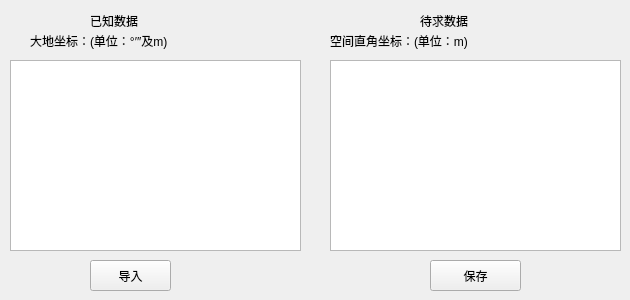
    <widget class="QWidget" name="page_2">
     <widget class="QLabel" name="label_22">
      <property name="geometry">
       <rect>
        <x>90</x>
        <y>10</y>
        <width>54</width>
        <height>21</height>
       </rect>
      </property>
      <property name="text">
       <string>已知数据</string>
      </property>
     </widget>
     <widget class="QLabel" name="label_23">
      <property name="geometry">
       <rect>
        <x>420</x>
        <y>10</y>
        <width>81</width>
        <height>21</height>
       </rect>
      </property>
      <property name="text">
       <string>待求数据</string>
      </property>
     </widget>
     <widget class="QLabel" name="label_24">
      <property name="geometry">
       <rect>
        <x>30</x>
        <y>30</y>
        <width>191</width>
        <height>21</height>
       </rect>
      </property>
      <property name="text">
       <string>大地坐标：(单位：°′″及m)</string>
      </property>
     </widget>
     <widget class="QLabel" name="label_25">
      <property name="geometry">
       <rect>
        <x>330</x>
        <y>30</y>
        <width>181</width>
        <height>21</height>
       </rect>
      </property>
      <property name="text">
       <string>空间直角坐标：(单位：m)</string>
      </property>
     </widget>
     <widget class="QPushButton" name="importBtn1">
      <property name="geometry">
       <rect>
        <x>90</x>
        <y>260</y>
        <width>81</width>
        <height>31</height>
       </rect>
      </property>
      <property name="text">
       <string>导入</string>
      </property>
     </widget>
     <widget class="QTableWidget" name="tableWidget1">
      <property name="geometry">
       <rect>
        <x>10</x>
        <y>60</y>
        <width>291</width>
        <height>191</height>
       </rect>
      </property>
      <property name="focusPolicy">
       <enum>Qt::NoFocus</enum>
      </property>
      <property name="styleSheet">
       <string notr="true"/>
      </property>
      <property name="frameShadow">
       <enum>QFrame::Raised</enum>
      </property>
     </widget>
     <widget class="QTableWidget" name="tableWidget2">
      <property name="geometry">
       <rect>
        <x>330</x>
        <y>60</y>
        <width>291</width>
        <height>191</height>
       </rect>
      </property>
      <property name="focusPolicy">
       <enum>Qt::NoFocus</enum>
      </property>
      <property name="frameShadow">
       <enum>QFrame::Raised</enum>
      </property>
     </widget>
     <widget class="QPushButton" name="saveBtn1">
      <property name="geometry">
       <rect>
        <x>430</x>
        <y>260</y>
        <width>91</width>
        <height>31</height>
       </rect>
      </property>
      <property name="styleSheet">
       <string notr="true"/>
      </property>
      <property name="text">
       <string>保存</string>
      </property>
     </widget>
    </widget>
